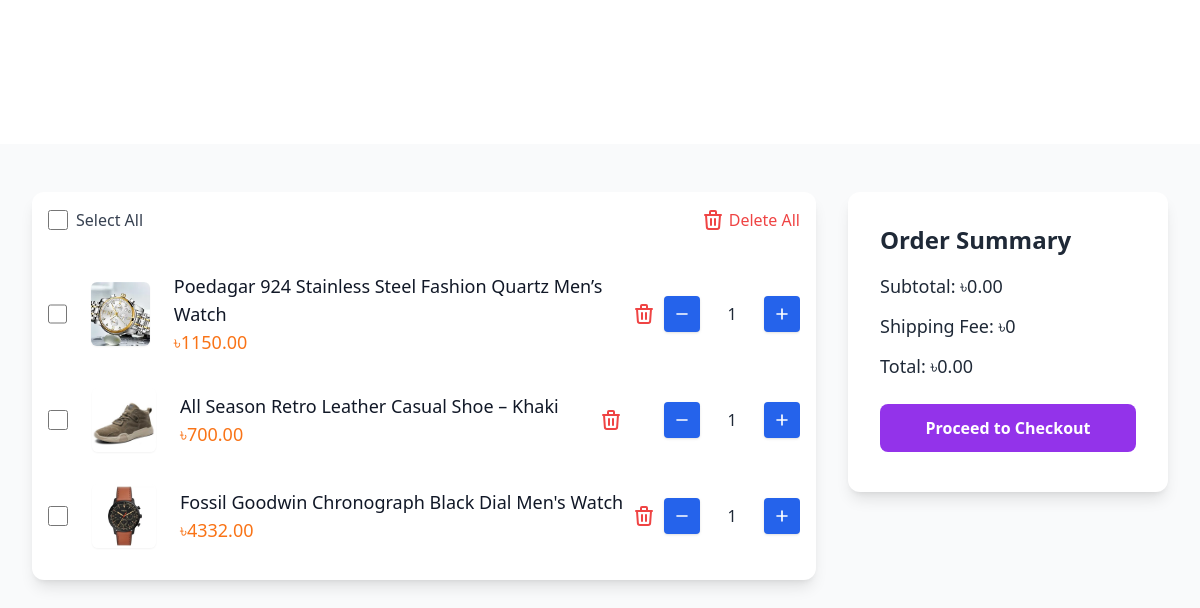
The app's page /Customer_dashboard/Cart.php (signed in) with its own data.
### tables this page shows
CREATE TABLE `cart_items` (
  `cart_item_id` int(11) NOT NULL,
  `cart_id` int(11) NOT NULL,
  `product_id` int(11) NOT NULL,
  `added_at` datetime DEFAULT current_timestamp()
);

CREATE TABLE `product_info` (
  `Product_id` int(11) NOT NULL,
  `Product_code` varchar(50) NOT NULL,
  `Product_name` varchar(255) NOT NULL,
  `Product_category` varchar(100) DEFAULT NULL,
  `Product_Description` text DEFAULT NULL,
  `Product_image_path` varchar(255) DEFAULT NULL,
  `Old_price` decimal(10,2) DEFAULT NULL,
  `New_price` decimal(10,2) DEFAULT NULL,
  `Stock_quantity` int(11) DEFAULT NULL,
  `Stock_status` varchar(50) DEFAULT NULL,
  `Rating` decimal(3,2) DEFAULT NULL
);

### Customer_dashboard/Cart.php (the view, shortened to what this page needs)
<?php
include "../Database_Connection/DB_Connection.php";
$products = [];
$errorMsg = '';
$userId = isset($_SESSION['user_id']) ? $_SESSION['user_id'] : null;
if ($userId) {
    $cartQuery = "SELECT cart_id FROM carts WHERE customer_id = ?";
    if ($stmt = $conn->prepare($cartQuery)) {
        $stmt->bind_param("i", $userId);
        $stmt->execute();
        $result = $stmt->get_result();
        if ($result->num_rows > 0) {
            $row = $result->fetch_assoc();
            $cart_id = $row['cart_id'];
            $itemsQuery = "SELECT ci.cart_item_id, ci.product_id AS Product_id, pi.Product_name, pi.Product_Description, pi.New_price, pi.Product_image_path
               FROM cart_items ci
               JOIN product_info pi ON ci.product_id = pi.Product_id
               WHERE ci.cart_id = ?";
            if ($itemsStmt = $conn->prepare($itemsQuery)) {
                $itemsStmt->bind_param("i", $cart_id);
                $itemsStmt->execute();
                $itemsResult = $itemsStmt->get_result();
                if ($itemsResult->num_rows > 0) {
                    while ($product = $itemsResult->fetch_assoc()) {
                        $products[] = $product;
                    }
                } else {
                    $errorMsg = "No products in your cart.";
                }
            }
        } else {
            $errorMsg = "No cart found for this user.";
        }
    }
} else {
    $errorMsg = "User ID not provided.";
}
?>
<!DOCTYPE html>
<html lang="en">
<head>
    <link href="https://cdn.jsdelivr.net/npm/tailwindcss@^2.0/dist/tailwind.min.css" rel="stylesheet">
    <link href="https://cdn.jsdelivr.net/npm/daisyui@4.12.10/dist/full.min.css" rel="stylesheet" type="text/css">
    <script src="https://cdn.tailwindcss.com"></script>
    <link rel="stylesheet" href="https://cdnjs.cloudflare.com/ajax/libs/font-awesome/6.0.0-beta3/css/all.min.css">
</head>
<body class="bg-gray-50 mt-36 font-sans">
    <div class="max-w-7xl mx-auto px-4 sm:px-6 lg:px-8 py-12">
        <div class="flex flex-col lg:flex-row gap-8">
            <div class="flex-1 bg-white rounded-xl shadow-lg p-4">
                <div class="flex justify-between items-center mb-6 text-gray-700">
                    <label class="flex items-center space-x-2">
                        <input
                            type="checkbox"
                            id="selectAll"
                            class="form-checkbox h-5 w-5 text-indigo-600 rounded focus:ring-indigo-500" />
                        <span>Select All</span>
                    </label>
                    <button
                        class="flex items-center space-x-1 text-red-500 hover:text-red-700">
                        <svg
                            xmlns="http://www.w3.org/2000/svg"
                            fill="none"
                            viewBox="0 0 24 24"
                            stroke="currentColor"
                            class="w-6 h-6">
                            <path
                                stroke-linecap="round"
                                stroke-linejoin="round"
                                stroke-width="2"
                                d="M19 7l-.867 12.142A2 2 0 01 16.138 21H7.862a2 2 0 01-1.995-1.858L5 7m5 4v6m4-6v6m1-10V4a1 1 0 00-1-1h-4a1 1 0 00-1 1v3M4 7h16" />
                        </svg>
                        <span>Delete All</span>
                    </button>
                </div>
                <?php
                if (!empty($products)) {
                    echo '<div class="product-container">';
                    foreach ($products as $product) {
                        echo <<<HTML
        <div class="py-4 flex justify-between items-center">
            <div class="flex items-center space-x-6">
                <input type="checkbox" class="form-checkbox h-5 w-5 text-indigo-600 rounded focus:ring-indigo-500 product-checkbox"/>
                <a href="../Products/Product_view.php?product_id={$product['Product_id']}">
    <img src="{$product['Product_image_path']}" alt="{$product['Product_name']}" class="w-16 h-16 object-cover rounded-md shadow-sm"/>
</a>
                <div class="flex flex-col">
                <a href="../Products/Product_view.php?product_id={$product['Product_id']}">
<span class="text-lg font-medium text-gray-900">{$product['Product_name']}
</span>
</a>
                    <span class="text-lg text-orange-500 product-price">৳{$product['New_price']}</span>
                </div>
            </div>
            <button class="text-red-500 hover:text-red-700 p-2" onclick="deleteCartItem({$product['cart_item_id']})">
    </button>
            <div class="flex items-center space-x-2">
                <button class="bg-blue-600 hover:bg-blue-700 text-white p-2 rounded shadow hover:shadow-md transition duration-200 ease-in-out quantity-decrease">
                    <svg xmlns="http://www.w3.org/2000/svg" viewBox="0 0 24 24" fill="none" stroke="currentColor" class="w-5 h-5">
                        <path stroke-linecap="round" stroke-linejoin="round" stroke-width="2" d="M6 12h12"></path>
                    </svg>
                </button>
                <input type="text" class="text-center w-12 form-input rounded-md border-gray-300 quantity-input" value="1" min="1"/>
                <button class="bg-blue-600 hover:bg-blue-700 text-white p-2 rounded shadow hover:shadow-md transition duration-200 ease-in-out quantity-increase">
                    <svg xmlns="http://www.w3.org/2000/svg" viewBox="0 0 24 24" fill="none" stroke="currentColor" class="w-5 h-5">
                        <path stroke-linecap="round" stroke-linejoin="round" stroke-width="2" d="M12 6v12m6-6H6"></path>
                    </svg>
                </button>
            </div>
        </div>
HTML;
                    }
                    echo '</div>';
                } else {
                    echo "<p>$errorMsg</p>";
                }
                ?>
            </div>
            <div
                id="orderSummary"
                class="hidden lg:block lg:w-80 bg-white rounded-xl shadow-lg p-8">
                <h2 class="text-2xl font-bold mb-4">Order Summary</h2>
                <p class="text-lg mb-3">Subtotal: ৳<span id="subtotal">0</span></p>
                <p class="text-lg mb-3">
                    Shipping Fee: ৳<span id="shipping">50</span>
                </p>
                <p class="text-lg mb-6">Total: ৳<span id="total">50</span></p>
                <button
                    class="w-full bg-purple-600 hover:bg-purple-700 text-white font-bold py-3 px-4 rounded-lg">
                    Proceed to Checkout
                </button>
            </div>
        </div>
    </div>
</body>
</html>

### Customer_dashboard/Cart.php (style rules this page uses)
#orderSummary { height: 300px; overflow-y: auto; }
.product-container { max-height: 500px; overflow-y: auto; }

### records on screen
cart_items: product_info.Product_image_path (picture), product_info.Product_name "Poedagar 924 Stainless Steel Fashion Quartz Men’s Watch", product_info.New_price "1150.00"
cart_items: product_info.Product_image_path (picture), product_info.Product_name "All Season Retro Leather Casual Shoe – Khaki", product_info.New_price "700.00"
cart_items: product_info.Product_image_path (picture), product_info.Product_name "Fossil Goodwin Chronograph Black Dial Men's Watch", product_info.New_price "4332.00"
